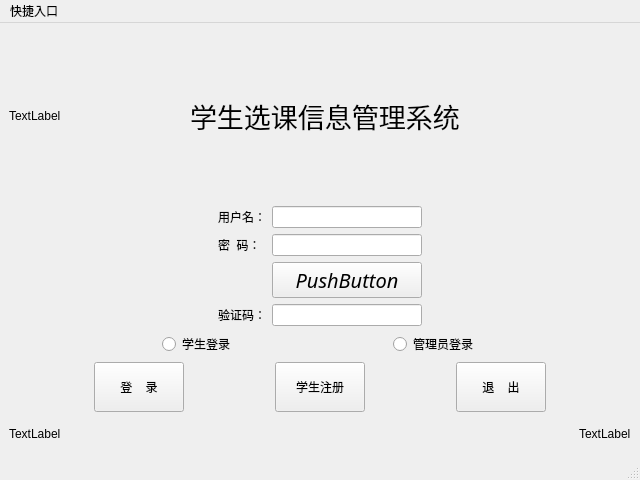
<?xml version="1.0" encoding="UTF-8"?>
<ui version="4.0">
 <class>LoginDialog</class>
 <widget class="QMainWindow" name="LoginDialog">
  <property name="geometry">
   <rect>
    <x>0</x>
    <y>0</y>
    <width>640</width>
    <height>480</height>
   </rect>
  </property>
  <property name="windowTitle">
   <string>MainWindow</string>
  </property>
  <widget class="QWidget" name="centralwidget">
   <layout class="QGridLayout" name="gridLayout_4">
    <item row="0" column="0" colspan="3">
     <layout class="QGridLayout" name="gridLayout_3">
      <item row="2" column="0">
       <spacer name="horizontalSpacer">
        <property name="orientation">
         <enum>Qt::Horizontal</enum>
        </property>
        <property name="sizeHint" stdset="0">
         <size>
          <width>40</width>
          <height>20</height>
         </size>
        </property>
       </spacer>
      </item>
      <item row="2" column="2">
       <spacer name="horizontalSpacer_2">
        <property name="orientation">
         <enum>Qt::Horizontal</enum>
        </property>
        <property name="sizeHint" stdset="0">
         <size>
          <width>40</width>
          <height>20</height>
         </size>
        </property>
       </spacer>
      </item>
      <item row="3" column="0" colspan="3">
       <layout class="QVBoxLayout" name="bottom">
        <item>
         <layout class="QHBoxLayout" name="bottom_top">
          <item>
           <spacer name="helper4">
            <property name="orientation">
             <enum>Qt::Horizontal</enum>
            </property>
            <property name="sizeHint" stdset="0">
             <size>
              <width>40</width>
              <height>20</height>
             </size>
            </property>
           </spacer>
          </item>
          <item>
           <widget class="QRadioButton" name="studentradio">
            <property name="styleSheet">
             <string notr="true">font: 75 10pt &quot;Segoe Print&quot;;学生登录</string>
            </property>
            <property name="text">
             <string>学生登录</string>
            </property>
           </widget>
          </item>
          <item>
           <spacer name="helper3">
            <property name="orientation">
             <enum>Qt::Horizontal</enum>
            </property>
            <property name="sizeHint" stdset="0">
             <size>
              <width>40</width>
              <height>20</height>
             </size>
            </property>
           </spacer>
          </item>
          <item>
           <widget class="QRadioButton" name="teacherradio">
            <property name="styleSheet">
             <string notr="true">font: 75 10pt &quot;Segoe Print&quot;;教师登录</string>
            </property>
            <property name="text">
             <string>管理员登录</string>
            </property>
           </widget>
          </item>
          <item>
           <spacer name="helper5">
            <property name="orientation">
             <enum>Qt::Horizontal</enum>
            </property>
            <property name="sizeHint" stdset="0">
             <size>
              <width>40</width>
              <height>20</height>
             </size>
            </property>
           </spacer>
          </item>
         </layout>
        </item>
        <item>
         <layout class="QHBoxLayout" name="bottom_bottom">
          <item>
           <spacer name="horizontalSpacer_3">
            <property name="orientation">
             <enum>Qt::Horizontal</enum>
            </property>
            <property name="sizeHint" stdset="0">
             <size>
              <width>40</width>
              <height>20</height>
             </size>
            </property>
           </spacer>
          </item>
          <item>
           <widget class="QPushButton" name="loginbtn">
            <property name="minimumSize">
             <size>
              <width>90</width>
              <height>50</height>
             </size>
            </property>
            <property name="styleSheet">
             <string notr="true">font: 75 10pt &quot;Segoe Print&quot;;</string>
            </property>
            <property name="text">
             <string>登    录</string>
            </property>
           </widget>
          </item>
          <item>
           <spacer name="helper6">
            <property name="orientation">
             <enum>Qt::Horizontal</enum>
            </property>
            <property name="sizeHint" stdset="0">
             <size>
              <width>40</width>
              <height>20</height>
             </size>
            </property>
           </spacer>
          </item>
          <item>
           <widget class="QPushButton" name="registerbtn">
            <property name="minimumSize">
             <size>
              <width>90</width>
              <height>50</height>
             </size>
            </property>
            <property name="styleSheet">
             <string notr="true">font: 75 10pt &quot;Segoe Print&quot;;</string>
            </property>
            <property name="text">
             <string>学生注册</string>
            </property>
           </widget>
          </item>
          <item>
           <spacer name="helper7">
            <property name="orientation">
             <enum>Qt::Horizontal</enum>
            </property>
            <property name="sizeHint" stdset="0">
             <size>
              <width>40</width>
              <height>20</height>
             </size>
            </property>
           </spacer>
          </item>
          <item>
           <widget class="QPushButton" name="exitbtn">
            <property name="minimumSize">
             <size>
              <width>90</width>
              <height>50</height>
             </size>
            </property>
            <property name="styleSheet">
             <string notr="true">font: 75 10pt &quot;Segoe Print&quot;;注册
</string>
            </property>
            <property name="text">
             <string>退    出</string>
            </property>
           </widget>
          </item>
          <item>
           <spacer name="horizontalSpacer_4">
            <property name="orientation">
             <enum>Qt::Horizontal</enum>
            </property>
            <property name="sizeHint" stdset="0">
             <size>
              <width>40</width>
              <height>20</height>
             </size>
            </property>
           </spacer>
          </item>
         </layout>
        </item>
       </layout>
      </item>
      <item row="2" column="1">
       <layout class="QGridLayout" name="gridLayout">
        <item row="0" column="1">
         <widget class="QLineEdit" name="userline">
          <property name="sizePolicy">
           <sizepolicy hsizetype="Expanding" vsizetype="Fixed">
            <horstretch>0</horstretch>
            <verstretch>0</verstretch>
           </sizepolicy>
          </property>
         </widget>
        </item>
        <item row="3" column="0">
         <widget class="QLabel" name="yanzheng">
          <property name="minimumSize">
           <size>
            <width>0</width>
            <height>0</height>
           </size>
          </property>
          <property name="text">
           <string>验证码：</string>
          </property>
         </widget>
        </item>
        <item row="1" column="0">
         <widget class="QLabel" name="passwordlabel">
          <property name="minimumSize">
           <size>
            <width>0</width>
            <height>0</height>
           </size>
          </property>
          <property name="styleSheet">
           <string notr="true">font: 75 10pt &quot;Segoe Print&quot;密码</string>
          </property>
          <property name="text">
           <string>密  码：</string>
          </property>
         </widget>
        </item>
        <item row="1" column="1">
         <widget class="QLineEdit" name="passwordline">
          <property name="sizePolicy">
           <sizepolicy hsizetype="Expanding" vsizetype="Fixed">
            <horstretch>0</horstretch>
            <verstretch>0</verstretch>
           </sizepolicy>
          </property>
         </widget>
        </item>
        <item row="3" column="1">
         <widget class="QLineEdit" name="yanEdit">
          <property name="sizePolicy">
           <sizepolicy hsizetype="Expanding" vsizetype="Fixed">
            <horstretch>0</horstretch>
            <verstretch>0</verstretch>
           </sizepolicy>
          </property>
         </widget>
        </item>
        <item row="2" column="1">
         <widget class="QPushButton" name="yanzhenglabel">
          <property name="font">
           <font>
            <family>Candara</family>
            <pointsize>15</pointsize>
            <italic>true</italic>
           </font>
          </property>
          <property name="text">
           <string>PushButton</string>
          </property>
         </widget>
        </item>
        <item row="0" column="0">
         <widget class="QLabel" name="userlabel">
          <property name="minimumSize">
           <size>
            <width>0</width>
            <height>0</height>
           </size>
          </property>
          <property name="styleSheet">
           <string notr="true">font: 75 10pt &quot;Segoe Print&quot;;用户名</string>
          </property>
          <property name="text">
           <string>用户名：</string>
          </property>
         </widget>
        </item>
       </layout>
      </item>
      <item row="0" column="0" rowspan="2" colspan="3">
       <layout class="QGridLayout" name="gridLayout_2">
        <item row="0" column="1">
         <widget class="QLabel" name="logo_nju">
          <property name="sizePolicy">
           <sizepolicy hsizetype="Fixed" vsizetype="Preferred">
            <horstretch>0</horstretch>
            <verstretch>0</verstretch>
           </sizepolicy>
          </property>
          <property name="minimumSize">
           <size>
            <width>134</width>
            <height>168</height>
           </size>
          </property>
          <property name="text">
           <string>TextLabel</string>
          </property>
         </widget>
        </item>
        <item row="0" column="3">
         <widget class="QLabel" name="titlelabel">
          <property name="minimumSize">
           <size>
            <width>400</width>
            <height>0</height>
           </size>
          </property>
          <property name="maximumSize">
           <size>
            <width>270</width>
            <height>16777215</height>
           </size>
          </property>
          <property name="font">
           <font>
            <family>Levenim MT</family>
            <pointsize>20</pointsize>
            <weight>8</weight>
            <italic>false</italic>
            <bold>false</bold>
           </font>
          </property>
          <property name="styleSheet">
           <string notr="true">font: 65 20pt &quot;Levenim MT&quot;;</string>
          </property>
          <property name="text">
           <string>学生选课信息管理系统</string>
          </property>
         </widget>
        </item>
        <item row="0" column="4">
         <spacer name="horizontalSpacer_5">
          <property name="orientation">
           <enum>Qt::Horizontal</enum>
          </property>
          <property name="sizeHint" stdset="0">
           <size>
            <width>40</width>
            <height>20</height>
           </size>
          </property>
         </spacer>
        </item>
        <item row="0" column="2">
         <spacer name="horizontalSpacer_6">
          <property name="orientation">
           <enum>Qt::Horizontal</enum>
          </property>
          <property name="sizeHint" stdset="0">
           <size>
            <width>40</width>
            <height>20</height>
           </size>
          </property>
         </spacer>
        </item>
       </layout>
      </item>
     </layout>
    </item>
    <item row="1" column="0">
     <widget class="QLabel" name="timeline">
      <property name="text">
       <string>TextLabel</string>
      </property>
     </widget>
    </item>
    <item row="1" column="1">
     <spacer name="horizontalSpacer_7">
      <property name="orientation">
       <enum>Qt::Horizontal</enum>
      </property>
      <property name="sizeHint" stdset="0">
       <size>
        <width>499</width>
        <height>20</height>
       </size>
      </property>
     </spacer>
    </item>
    <item row="1" column="2">
     <widget class="QLabel" name="idenline">
      <property name="text">
       <string>TextLabel</string>
      </property>
     </widget>
    </item>
   </layout>
  </widget>
  <widget class="QMenuBar" name="menubar">
   <property name="geometry">
    <rect>
     <x>0</x>
     <y>0</y>
     <width>640</width>
     <height>23</height>
    </rect>
   </property>
   <widget class="QMenu" name="menu">
    <property name="title">
     <string>快捷入口</string>
    </property>
    <addaction name="actiona"/>
    <addaction name="separator"/>
    <addaction name="actionb"/>
   </widget>
   <addaction name="menu"/>
  </widget>
  <widget class="QStatusBar" name="statusbar"/>
  <action name="actiona">
   <property name="text">
    <string>帮助文档</string>
   </property>
  </action>
  <action name="actionb">
   <property name="text">
    <string>退出</string>
   </property>
  </action>
 </widget>
 <resources/>
 <connections>
  <connection>
   <sender>actionb</sender>
   <signal>triggered()</signal>
   <receiver>LoginDialog</receiver>
   <slot>close()</slot>
   <hints>
    <hint type="sourcelabel">
     <x>-1</x>
     <y>-1</y>
    </hint>
    <hint type="destinationlabel">
     <x>319</x>
     <y>239</y>
    </hint>
   </hints>
  </connection>
  <connection>
   <sender>exitbtn</sender>
   <signal>clicked()</signal>
   <receiver>LoginDialog</receiver>
   <slot>close()</slot>
   <hints>
    <hint type="sourcelabel">
     <x>499</x>
     <y>391</y>
    </hint>
    <hint type="destinationlabel">
     <x>319</x>
     <y>239</y>
    </hint>
   </hints>
  </connection>
 </connections>
</ui>
